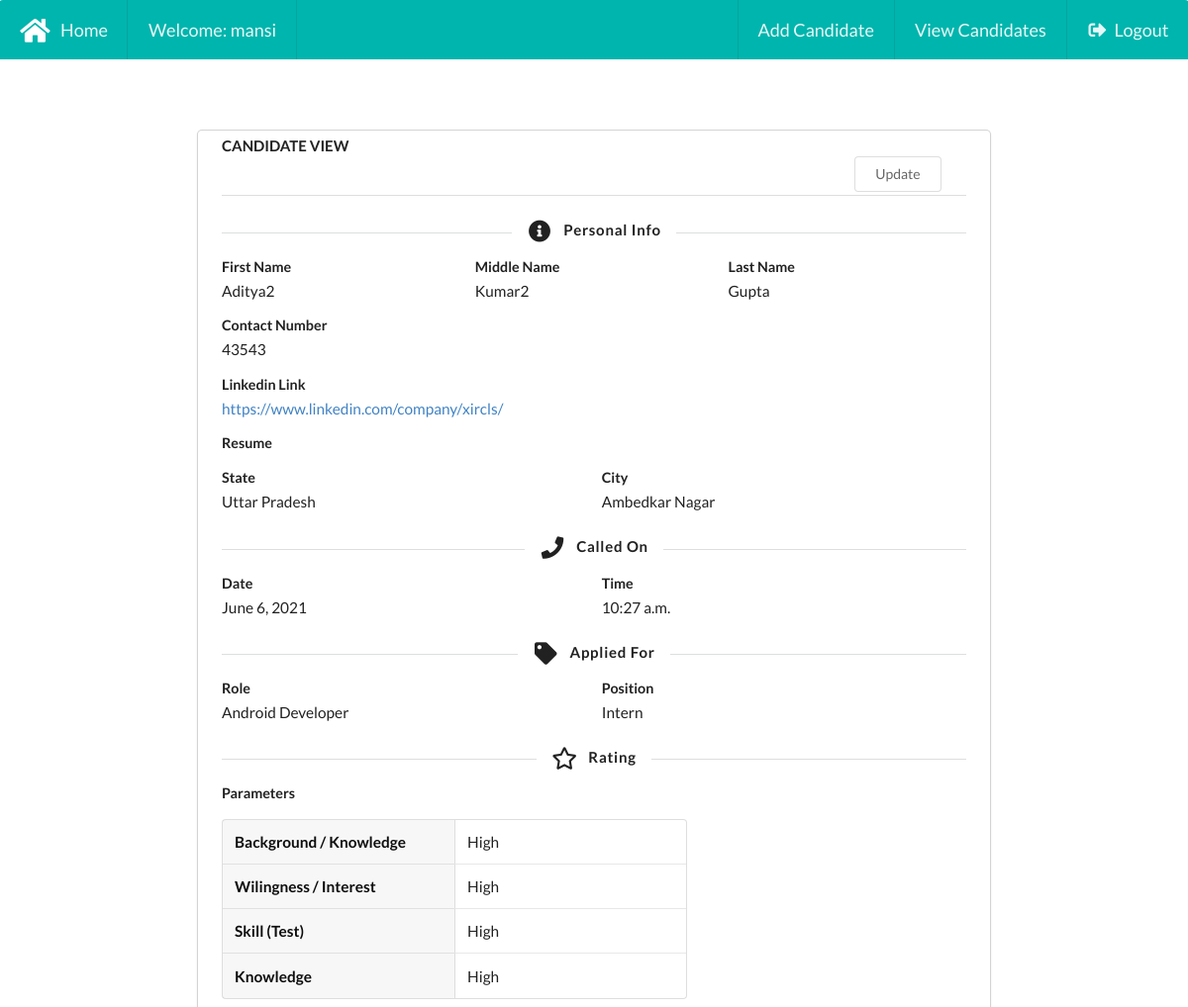
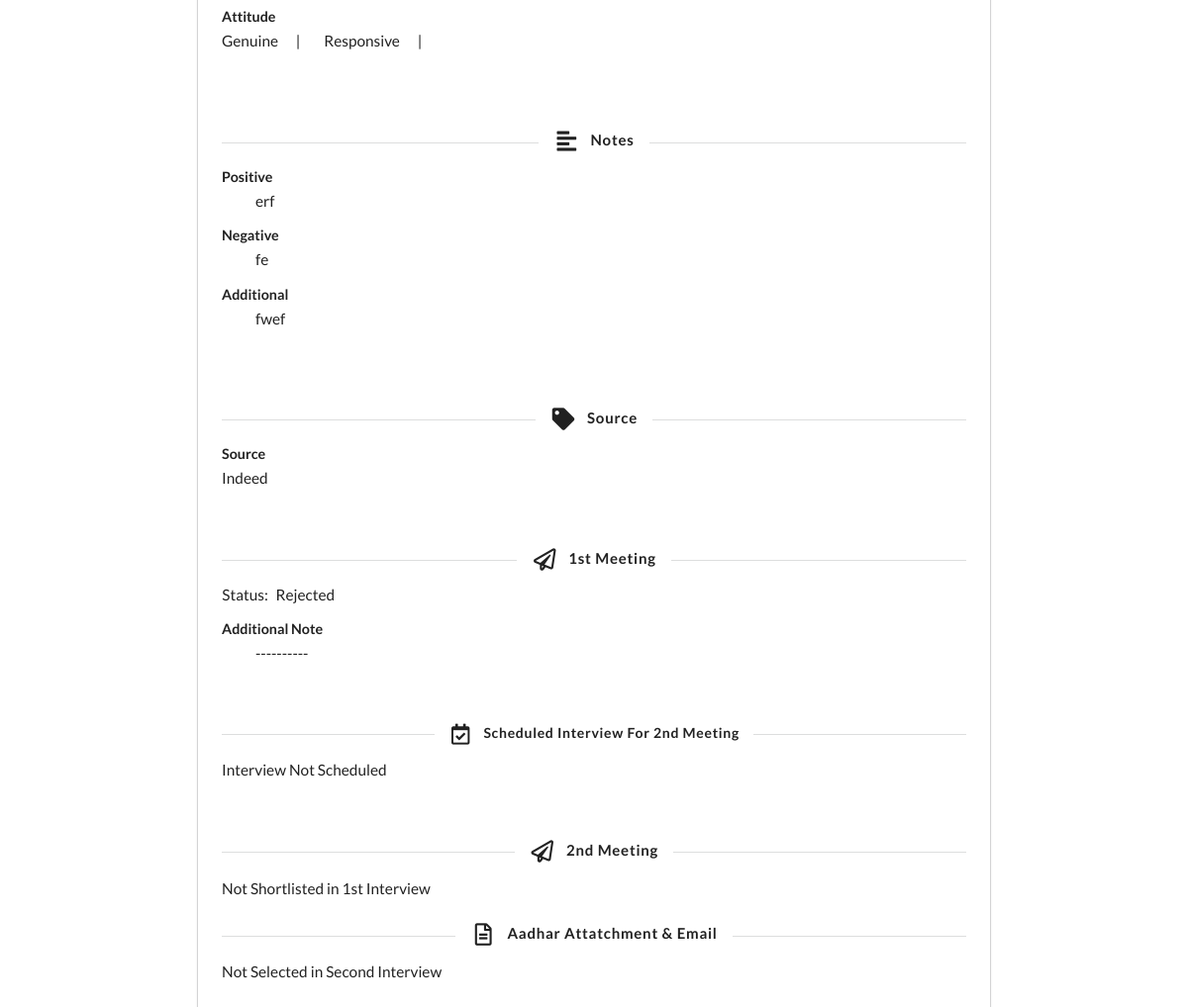
Screenshot of /candidateview/15 (signed in) with the database file from the repository (2 pictures, top to bottom).
### addcandidate/models.py (models this page shows, shortened)
class Recruitment(models.Model):
    HR = models.ForeignKey(User, on_delete=models.CASCADE)
    first_name = models.CharField(max_length=50)
    middle_name = models.CharField(max_length=50, blank=True, null=True)
    last_name = models.CharField(max_length=50, blank=True, null=True)
    contact_number = models.CharField(max_length=13, unique=True)
    linkedin_link = models.URLField(max_length=200, unique=True, blank=True)
    resume = models.FileField(upload_to='resume/', blank=True, null=True)
    state = models.CharField(max_length=50)
    city = models.CharField(max_length=50)
    date_called = models.DateField(default=timezone.now)
    time_called = models.TimeField()
    role = models.ForeignKey(Role, on_delete=models.CASCADE)
    position = models.CharField(max_length=50, choices=Constants.POSITION)
    other_role = models.CharField(max_length=50, blank=True)
    other_position = models.CharField(max_length=50, blank=True)
    first_param_val = models.CharField(max_length=50, choices=Constants.PARAMETER_VALUES)
    second_param_val = models.CharField(max_length=50, choices=Constants.PARAMETER_VALUES)
    third_param_val = models.CharField(max_length=50, choices=Constants.PARAMETER_VALUES)
    fourth_param_val = models.CharField(max_length=50, choices=Constants.PARAMETER_VALUES)
    attitude = models.ManyToManyField(Attitude)
    positive_notes = models.TextField(blank=True)
    negative_notes = models.TextField(blank=True)
    additional_notes = models.TextField(blank=True)
    source = models.CharField(max_length=50, choices=Constants.SOURCE)
    other_source = models.CharField(max_length=50, blank=True)
    first_meeting_status = models.CharField(max_length=50, choices=Constants.MEETING_STATUS)
    additional_notes_on_first_meeting = models.TextField(blank=True)
    interview_date = models.DateField(blank=True, default=None, null=True)
    interview_time = models.TimeField(blank=True, default=None, null=True)
    second_meeting_status = models.CharField(max_length=50, choices=Constants.MEETING_STATUS, blank=True, null=True)
    additional_notes_on_second_meeting = models.TextField(blank=True, null=True)
    more_meetings = models.ManyToManyField(ExtraMeeting, blank=True)
    aadhar = models.FileField(upload_to='aadhar/', blank=True, null=True)
    email = models.EmailField(max_length=254, blank=True, null=True)

class Role(models.Model):
    role = models.CharField(max_length=50, choices=Constants.ROLE, unique=True)
    rating_parameters = models.ManyToManyField(Parameter)
    def __str__(self):
        return self.get_role_display()

class Parameter(models.Model):
    parameters = models.CharField(max_length=50, choices=Constants.RATING_PARAMETERS, unique=True)

class Attitude(models.Model):
    attitude = models.CharField(max_length=50, choices=Constants.ATTITUDE, unique=True)

### addcandidate/views.py (the view)
# urls.py: path('candidateview/<int:pk>', views.view_candidate, name='viewcandidate'),
@login_required
def view_candidate(request, pk):
    context = {}
    candidate = Recruitment.objects.get(pk=pk)
    if candidate.HR != request.user:
        return HttpResponseRedirect(reverse("addcandidate:listcandidate"))
    context["candidate"] = candidate
    return render(request, "addcandidate/viewcandidate.html", context)

### addcandidate/templatetags/custom_tags.py (called while the page is built)
@register.filter()
def get_param_val(obj, cnt):
    if(cnt==1):
        return obj.get_first_param_val_display()
    elif(cnt==2):
        return obj.get_second_param_val_display()
    elif(cnt==3):
        return obj.get_third_param_val_display()
    elif(cnt==4):
        return obj.get_fourth_param_val_display()

### templates/addcandidate/viewcandidate.html (shortened to what this page needs)
{% extends 'addcandidate/base.html' %}
{% load staticfiles %}
{% load custom_tags %}
{% block body_block %}
<div class="ui stackable doubling centered card right floated"
         style="margin: auto;
                margin-top: 6%;
                min-width: 800px;">
<div class="ui form" style="padding: 8px; padding-left: 24px; padding-right: 24px; padding-bottom: 100px;">
  <h4 class="ui dividing header">CANDIDATE VIEW
  <a href="{% url 'addcandidate:updatecandidate' pk=candidate.pk %}"><button class="ui basic button" style="margin-left:85%;">Update</button></a>
  </h4>
  <h4 class="ui horizontal divider header">
    <i class="info circle icon"></i>
    Personal Info
</h4>
  <div class="field">
    <div class="three fields">
        <div class="field">
        <label>First Name</label>
        {{candidate.first_name}}
        </div>
        <div class="field">
        <label>Middle Name</label>
        {% ifequal candidate.middle_name None %}
        ---------
        {% else %}
        {{candidate.middle_name}}
        {% endifequal %}
        </div>
        <div class="field">
        <label>Last Name</label>
        {% ifequal candidate.last_name None %}
        ---------
        {% else %}
        {{candidate.last_name}}
        {% endifequal %}
        </div>
    </div>
  </div>
  <div class="field">
    <label>Contact Number</label>
    <div class="six wide field">
      {{candidate.contact_number}}
    </div>
  </div>
  <div class="field">
    <label>Linkedin Link</label>
    <div class="twelve wide field">
      <a href="{{candidate.linkedin_link}}">{{candidate.linkedin_link|truncatechars:60}}</a>
    </div>
  </div>
    <div class="field">
    <label>Resume</label>
    </div>
  <div class="two fields">
    <div class="field">
    <label>State</label>
      {{candidate.state}}
    </div>
    <div class="field">
    <label>City</label>
        {{candidate.city}}
    </div>
  </div>
        <h4 class="ui horizontal divider header">
            <i class="phone icon"></i>
            Called On
        </h4>
        <div class="two fields">
            <div class="eight wide field">
                <label>Date</label>
                {{candidate.date_called}}
           </div>
            <div class="eight wide field">
                <label>Time</label>
                {{candidate.time_called}}
           </div>
        </div>
        <h4 class="ui horizontal divider header">
            <i class="tag icon"></i>
            Applied For
        </h4>
        <div class="field">
            <div class="two fields">
                <div class="eight wide field">
                    <label>Role</label>
                    {% ifequal candidate.role.role "other"  %}
                        {{candidate.role}}-{{candidate.other_role}}
                    {% else %}
                        {{candidate.role}}
                    {% endifequal %}
                </div>
                <div class="eight wide field">
                    <label>Position</label>
                    {% ifequal candidate.position "other"  %}
                        {{candidate.get_position_display}}-{{candidate.other_position}}
                    {% else %}
                        {{candidate.get_position_display}}
                    {% endifequal %}
                </div>
            </div>
        </div>
        <h4 class="ui horizontal divider header">
            <i class="star outline icon"></i>
            Rating
        </h4>
        <div class="ten wide field" id="rating-parameters">
        <label>Parameters</label>
            <table class="ui definition table">
                {% for rl in candidate.role.rating_parameters.all %}
                <tr>
                    <td class="eight wide column">{{rl.get_parameters_display}}</td>
                    <td>{{candidate|get_param_val:forloop.counter}}</td>
                </tr>
                {% endfor %}
            </table>
        </div>
        <div class="twelve wide field">
            <label>Attitude</label>
            {% for at in candidate.attitude.all %}
                {{at.get_attitude_display}}&nbsp&nbsp&nbsp&nbsp&nbsp&nbsp|&nbsp&nbsp&nbsp&nbsp&nbsp&nbsp&nbsp
            {% endfor %}
        </div>
        <br>
        <br>
        <h4 class="ui horizontal divider header">
            <i class="align left icon"></i>
            Notes
        </h4>
        <div class="field">
            <div class="field">
                <label>Positive</label>
                <div style="margin-left: 34px;">
                {{candidate.positive_notes}}
                </div>
            </div>
            <div class="field">
                <label>Negative</label>
                <div style="margin-left: 34px;">
                {{candidate.negative_notes}}
                </div>
            </div>
            <div class="field">
                <label>Additional</label>
                <div style="margin-left: 34px;">
                {{candidate.additional_notes}}
                </div>
            </div>
        </div>
        <br>
        <br>
        <h4 class="ui horizontal divider header">
            <i class="tag icon"></i>
            Source
        </h4>
        <div class="field">
            <label>Source</label>
            <div class="twelve wide field">
                {% ifequal candidate.source "other"  %}
                    {{candidate.get_source_display}}-{{candidate.other_source}}
                {% else %}
                    {{candidate.get_source_display}}
                {% endifequal %}
            </div>
        </div>
        <br>
        <h4 class="ui horizontal divider header">
            <i class="paper plane outline icon"></i>
            1st Meeting
        </h4>
        <div class="field">
            <div class="twelve wide fields" style="padding-left: 8px;">
                <label>Status:</label>
                <div class="field">
                    {{candidate.get_first_meeting_status_display}}
                </div>
            </div>
            <div class="twelve wide field">
                <label>Additional Note</label>
                <div class="field" style="padding-left: 34px;">
                    {% ifequal candidate.additional_notes_on_first_meeting ""  %}
                        ----------
                    {% else %}
                        {{candidate.additional_notes_on_first_meeting}}
                    {% endifequal %}
                </div>
            </div>
        </div>
        <br>
        <h5 class="ui horizontal divider header">
            <i class="calendar check outline icon"></i>
            Scheduled Interview For 2nd Meeting
        </h5>
        <div class="field" id="schedule-interview">
            {% ifequal candidate.first_meeting_status "shortlisted" %}
                <div class="two fields">
                    <div class="eight wide field">
                        <label>Date</label>
                        {{candidate.interview_date}}
                    </div>
                    <div class="eight wide field">
                        <label>Time</label>
                        {{candidate.interview_time}}
                    </div>
                </div>
            {% else %}
                <p>Interview Not Scheduled</p>
            {% endifequal %}
        </div>
        <br>
        <h4 class="ui horizontal divider header">
            <i class="paper plane outline icon"></i>
            2nd Meeting
        </h4>
        <div class="field" id="second-meeting">
            {% ifequal candidate.first_meeting_status "shortlisted" %}
            <div class="twelve wide fields" style="padding-left: 8px;">
                <label>Status:</label>
                <div class="field">
                    {{candidate.get_second_meeting_status_display}}
                </div>
            </div>
            <div class="twelve wide field">
                <label>Additional Note</label>
                <div class="field" style="padding-left: 34px;">
                    {% ifequal candidate.additional_notes_on_second_meeting ""  %}
                        ----------
                    {% else %}
                        {{candidate.additional_notes_on_second_meeting}}
                    {% endifequal %}
                </div>
            </div>
            {% else %}
                <p>Not Shortlisted in 1st Interview</p>
            {% endifequal %}
        </div>
        <h4 class="ui horizontal divider header">
            <i class="file alternate outline icon"></i>
            Aadhar Attatchment & Email
        </h4>
        <div class="field" id="final-attatchment">
            <div class="field">
                {% ifequal candidate.second_meeting_status "shortlisted" %}
                    <label>Aadhar:</label>
                    <div class="twelve wide field">
                        <a href="..\media\{{candidate.aadhar}}">{{candidate.aadhar}}</a>
                    </div>
                    <label>E-mail:</label>
                    <div class="twelve wide field">
                        {{candidate.email}}
                    </div>
                {% else %}
                    <p>Not Selected in Second Interview</p>
                {% endifequal %}
            </div>
        </div>
</div>
</div>
{% endblock %}

### templates/addcandidate/base.html (shortened to what this page needs)
<!DOCTYPE html>
{% load staticfiles %}
<html lang="en">
<head>
    <link rel="stylesheet" href="https://cdnjs.cloudflare.com/ajax/libs/semantic-ui/2.4.1/semantic.min.css"/>
    <link rel="stylesheet" href="{% static 'css/style.css' %}">
</head>
<body>
    <div class="ui stackable massive inverted teal top attached menu" id="navbar">
        <a class="item" href="{% url 'addcandidate:home' %}">
            <i class="ui active inverted large home icon"></i>
            Home
        </a>
        {% if user.is_authenticated %}
            <div class="item">
                    Welcome: {{user.username}}
            </div>
        {% endif %}
        <div class="right inverted menu">
            {% if user.is_authenticated %}
                <a class="item" href="{% url 'addcandidate:addcandidate' %}">
                    Add Candidate
                </a>
                <a class="item" href="{% url 'addcandidate:listcandidate' %}">
                    View Candidates
                </a>
                <a class="right item" href="{% url 'addcandidate:logout' %}">
                    <i class="ui inverted sign out icon"></i>
                    Logout
                </a>
            {% else %}
                <a class="right item" href="{% url 'addcandidate:user_login' %}">
                    <i class="ui inverted sign out icon"></i>
                    Login
                </a>
            {% endif %}
        </div>
    </div>
<div class="container">
    {% block body_block %}{% endblock %}
</div>
</body>
</html>

### static/css/style.css (style rules this page uses)
.ui.form { font-size:1.1rem; }

### rows the page displays
Recruitment: first_name "Aditya2", middle_name "Kumar2", last_name "Gupta", contact_number "43543", linkedin_link "https://www.linkedin.com/company/xircls/", state "Uttar Pradesh", city "Ambedkar Nagar", date_called "June 6, 2021", time_called "10:27 a.m.", role "Android Developer", position "Intern", first_param_val "High", second_param_val "High", third_param_val "High", fourth_param_val "High", positive_notes "erf", negative_notes "fe", additional_notes "fwef", source "Indeed", first_meeting_status "Rejected"
Parameter: parameters "Background / Knowledge"
Parameter: parameters "Wilingness / Interest"
Parameter: parameters "Skill (Test)"
Parameter: parameters "Knowledge"
Attitude: attitude "Genuine"
Attitude: attitude "Responsive"

### other values shown
{{ user.username }} "mansi"
